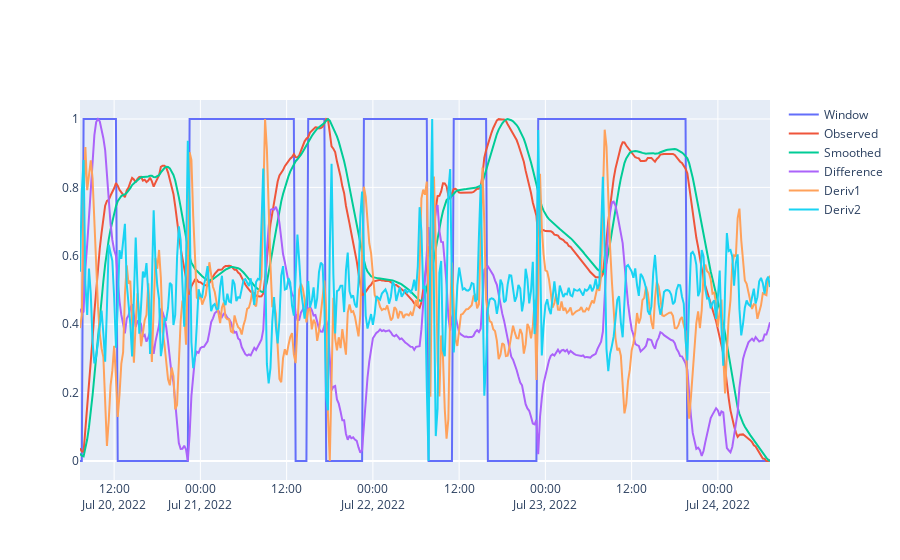
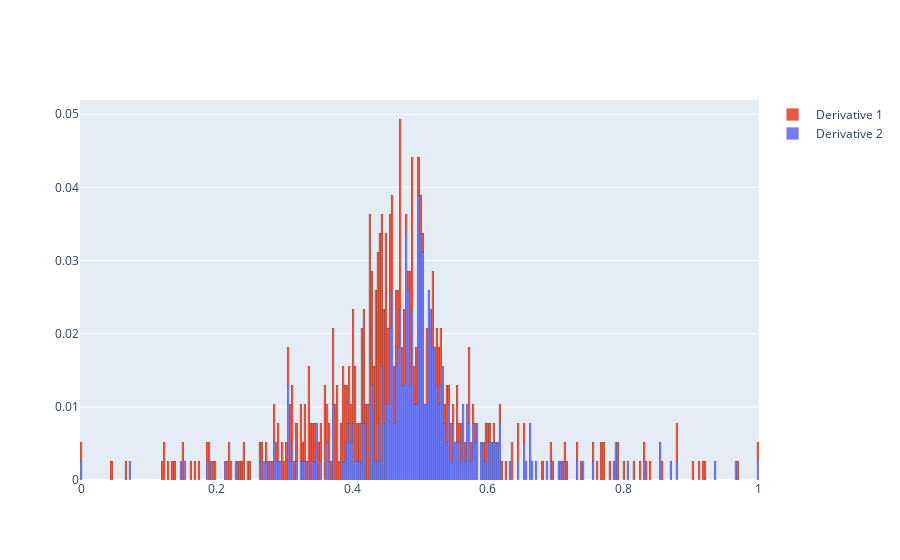

Notebook code for these charts, in order:
### Code cell
w1 = Window_Detect2(a01)
w1.analyze_window_change(make_ewm_smooth)
w1.plot_analysis_and_distributions()

### Figure 1 — Plotly figure (JSON) as saved in the notebook; plotly's stock layout.template omitted (floating-point values rounded to 4 significant figures; data arrays with more than 128 entries replaced by an {"elided": "..."} marker saying what was removed)
{"data": [{"mode": "lines", "name": "Window", "type": "scatter", "x": {"elided": "385 str values"}, "y": {"elided": "385 int values"}}, {"mode": "lines", "name": "Observed", "type": "scatter", "x": {"elided": "385 str values"}, "y": {"elided": "385 float values"}}, {"mode": "lines", "name": "Smoothed", "type": "scatter", "x": {"elided": "385 str values"}, "y": {"elided": "385 float values"}}, {"mode": "lines", "name": "Difference", "type": "scatter", "x": {"elided": "385 str values"}, "y": {"elided": "385 float values"}}, {"mode": "lines", "name": "Deriv1", "type": "scatter", "x": {"elided": "385 str values"}, "y": {"elided": "385 float values"}}, {"mode": "lines", "name": "Deriv2", "type": "scatter", "x": {"elided": "385 str values"}, "y": {"elided": "385 float values"}}], "layout": {}}

### Figure 2 — Plotly figure (JSON) as saved in the notebook; plotly's stock layout.template omitted (floating-point values rounded to 4 significant figures; data arrays with more than 128 entries replaced by an {"elided": "..."} marker saying what was removed)
{"data": [{"histnorm": "probability", "marker": {"line": {"color": "black", "width": 0.1}}, "name": " Derivative 2", "opacity": 0.9, "type": "histogram", "x": {"elided": "385 float values"}, "xbins": {"size": 0.003}}, {"histnorm": "probability", "marker": {"line": {"color": "black", "width": 0.1}}, "name": " Derivative 1", "opacity": 1, "type": "histogram", "x": {"elided": "385 float values"}, "xbins": {"size": 0.003}}], "layout": {"barmode": "stack"}}
